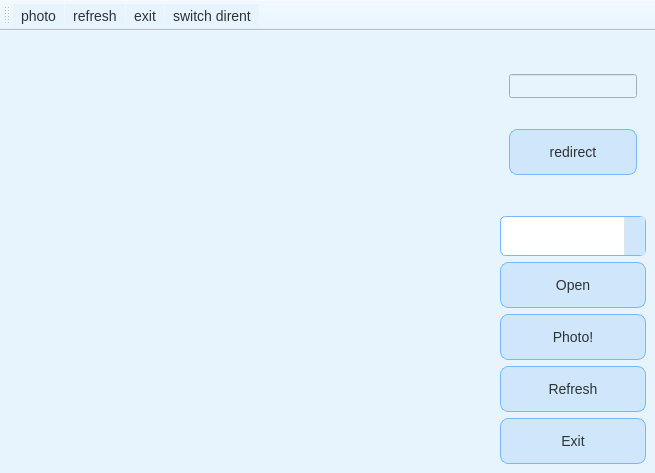
<?xml version="1.0" encoding="UTF-8"?>
<ui version="4.0">
 <class>MainWindow</class>
 <widget class="QMainWindow" name="MainWindow">
  <property name="geometry">
   <rect>
    <x>0</x>
    <y>0</y>
    <width>655</width>
    <height>473</height>
   </rect>
  </property>
  <property name="windowTitle">
   <string>MainWindow</string>
  </property>
  <property name="styleSheet">
   <string notr="true">/* 整体背景和字体 */
QWidget {
    background-color: #e8f4fd;
    font-family: &quot;Segoe UI&quot;, &quot;Microsoft YaHei&quot;;
    font-size: 14px;
    color: #2d3436;
}

/* 下拉框样式 */
QComboBox {
    background-color: #ffffff;
    border: 1px solid #74b9ff;
    border-radius: 6px;
    padding: 4px 8px;
    min-height: 30px;
}

QComboBox:hover {
    border: 1px solid #0984e3;
}

QComboBox::drop-down {
    subcontrol-origin: padding;
    subcontrol-position: top right;
    width: 20px;
    border-left: 1px solid #dfe6e9;
    background: #d0e6fb;
}

QComboBox QAbstractItemView {
    background: #ffffff;
    border: 1px solid #74b9ff;
    selection-background-color: #74b9ff;
    selection-color: #ffffff;
}

/* 按钮样式 */
QPushButton {
    background-color: #d0e6fb;
    border: 1px solid #74b9ff;
    border-radius: 8px;
    padding: 6px 12px;
    min-height: 32px;
}

QPushButton:hover {
    background-color: #a2d2ff;
    border: 1px solid #0984e3;
}

QPushButton:pressed {
    background-color: #74b9ff;
    color: white;
}

/* 视频显示窗口边框 */
QVideoWidget {
    border: 2px solid #74b9ff;
    border-radius: 6px;
    background-color: black;
}
</string>
  </property>
  <widget class="QWidget" name="centralwidget">
   <layout class="QHBoxLayout" name="horizontalLayout" stretch="3,1">
    <property name="spacing">
     <number>0</number>
    </property>
    <property name="leftMargin">
     <number>0</number>
    </property>
    <property name="topMargin">
     <number>0</number>
    </property>
    <property name="rightMargin">
     <number>0</number>
    </property>
    <property name="bottomMargin">
     <number>0</number>
    </property>
    <item>
     <widget class="QWidget" name="camera_base_widget" native="true">
      <layout class="QVBoxLayout" name="verticalLayout"/>
     </widget>
    </item>
    <item>
     <widget class="QWidget" name="widget_operation" native="true">
      <layout class="QVBoxLayout" name="verticalLayout_2">
       <item>
        <widget class="QWidget" name="widget" native="true">
         <layout class="QVBoxLayout" name="verticalLayout_3">
          <item>
           <widget class="QLineEdit" name="lineEdit">
            <property name="enabled">
             <bool>true</bool>
            </property>
            <property name="readOnly">
             <bool>true</bool>
            </property>
           </widget>
          </item>
          <item>
           <widget class="QPushButton" name="btn_redirect">
            <property name="minimumSize">
             <size>
              <width>0</width>
              <height>46</height>
             </size>
            </property>
            <property name="text">
             <string>redirect</string>
            </property>
           </widget>
          </item>
         </layout>
        </widget>
       </item>
       <item>
        <widget class="QComboBox" name="camera_list_selector">
         <property name="minimumSize">
          <size>
           <width>0</width>
           <height>40</height>
          </size>
         </property>
        </widget>
       </item>
       <item>
        <widget class="QPushButton" name="btn_oppose_camera">
         <property name="minimumSize">
          <size>
           <width>0</width>
           <height>46</height>
          </size>
         </property>
         <property name="text">
          <string>Open</string>
         </property>
        </widget>
       </item>
       <item>
        <widget class="QPushButton" name="btn_capture_once">
         <property name="text">
          <string>Photo!</string>
         </property>
        </widget>
       </item>
       <item>
        <widget class="QPushButton" name="btn_refresh">
         <property name="minimumSize">
          <size>
           <width>0</width>
           <height>46</height>
          </size>
         </property>
         <property name="text">
          <string>Refresh</string>
         </property>
        </widget>
       </item>
       <item>
        <widget class="QPushButton" name="btn_exit">
         <property name="minimumSize">
          <size>
           <width>0</width>
           <height>46</height>
          </size>
         </property>
         <property name="text">
          <string>Exit</string>
         </property>
        </widget>
       </item>
      </layout>
     </widget>
    </item>
   </layout>
  </widget>
  <widget class="QToolBar" name="toolBar">
   <property name="windowTitle">
    <string>toolBar</string>
   </property>
   <property name="toolButtonStyle">
    <enum>Qt::ToolButtonStyle::ToolButtonTextUnderIcon</enum>
   </property>
   <attribute name="toolBarArea">
    <enum>TopToolBarArea</enum>
   </attribute>
   <attribute name="toolBarBreak">
    <bool>false</bool>
   </attribute>
   <addaction name="actionphoto"/>
   <addaction name="actionrefresh"/>
   <addaction name="actionexit"/>
   <addaction name="actionswitch_dirent"/>
  </widget>
  <action name="actionphoto">
   <property name="icon">
    <iconset resource="sources/icons.qrc">
     <normaloff>:/icons/capture.png</normaloff>:/icons/capture.png</iconset>
   </property>
   <property name="text">
    <string>photo</string>
   </property>
   <property name="menuRole">
    <enum>QAction::MenuRole::NoRole</enum>
   </property>
  </action>
  <action name="actionexit">
   <property name="icon">
    <iconset resource="sources/icons.qrc">
     <normaloff>:/icons/exit.png</normaloff>:/icons/exit.png</iconset>
   </property>
   <property name="text">
    <string>exit</string>
   </property>
   <property name="menuRole">
    <enum>QAction::MenuRole::NoRole</enum>
   </property>
  </action>
  <action name="actionrefresh">
   <property name="icon">
    <iconset resource="sources/icons.qrc">
     <normaloff>:/icons/refresh.png</normaloff>:/icons/refresh.png</iconset>
   </property>
   <property name="text">
    <string>refresh</string>
   </property>
   <property name="menuRole">
    <enum>QAction::MenuRole::NoRole</enum>
   </property>
  </action>
  <action name="actionswitch_dirent">
   <property name="icon">
    <iconset resource="sources/icons.qrc">
     <normaloff>:/icons/redirect.png</normaloff>:/icons/redirect.png</iconset>
   </property>
   <property name="text">
    <string>switch dirent</string>
   </property>
   <property name="menuRole">
    <enum>QAction::MenuRole::NoRole</enum>
   </property>
  </action>
 </widget>
 <resources>
  <include location="sources/icons.qrc"/>
 </resources>
 <connections/>
</ui>
